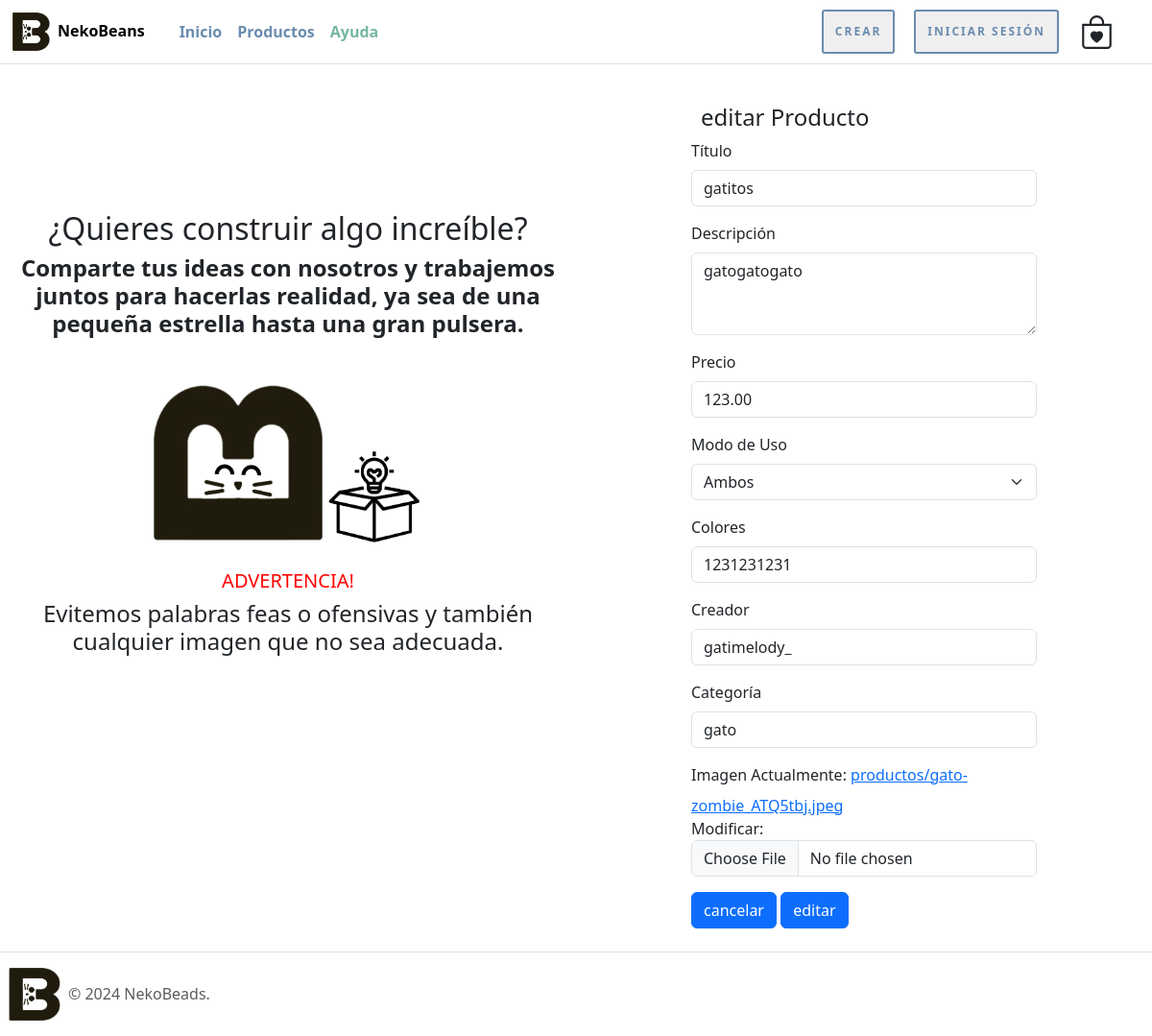
The page /modificar-producto/6/ on the database its author committed.
### nekoBeansWeb/models.py (models this page shows, shortened)
class Producto(models.Model):
    titulo = models.CharField(max_length=20)
    descripcion = models.CharField(max_length=100)
    precio = models.DecimalField(max_digits=10, decimal_places=2)
    tipo_modo_uso = models.IntegerField(choices=tipo_uso, default=1)
    colores = models.CharField(max_length=200)
    creador = models.CharField(max_length=20)
    categoria = models.CharField(max_length=20)
    imagen = models.ImageField(upload_to="productos", null=True)

### nekoBeansWeb/views.py (the view)
# urls.py: path('modificar-producto/<int:id>/', modificar_producto, name='modificar_producto'),
def modificar_producto(request, id):
    producto = get_object_or_404(Producto, id=id)
    if request.method == 'POST':
        formulario = ProductoForm(data=request.POST, instance=producto, files=request.FILES)
        if formulario.is_valid():
            formulario.save()
            return redirect('listar_productos')
    else:
        formulario = ProductoForm(instance=producto)
    data = {
        'form': formulario,
        'producto': producto
    }
    return render(request, 'nekoBeansWeb/producto/modificar.html', data)

### nekoBeansWeb/forms.py
class ProductoForm(forms.ModelForm):
    class Meta:
        model = Producto
        fields = '__all__'
        widgets = {
            'titulo': forms.TextInput(attrs={'class': 'form-control', 'placeholder': 'Título'}),
            'descripcion': forms.Textarea(attrs={'class': 'form-control', 'rows': 3, 'placeholder': 'Descripción'}),
            'precio': forms.NumberInput(attrs={'class': 'form-control', 'placeholder': 'Precio'}),
            'tipo_modo_uso': forms.Select(attrs={'class': 'form-select'}),
            'colores': forms.TextInput(attrs={'class': 'form-control', 'placeholder': 'Colores separados por comas'}),
            'creador': forms.TextInput(attrs={'class': 'form-control', 'placeholder': 'Creador'}),
            'categoria': forms.TextInput(attrs={'class': 'form-control', 'placeholder': 'Categoría'}),
            'imagen': forms.ClearableFileInput(attrs={'class': 'form-control'}),
        }

### nekoBeansWeb/templates/nekoBeansWeb/producto/modificar.html (shortened to what this page needs)
{% extends 'nekoBeansWeb/narvar_footer.html' %}
{% load static %}
{% block contenido %}
  <div class="container-fluid mt-4 ">
    <div class="row">
        <div class="col-md-6 col-sm-12 d-flex espacio-titulo-inicio-centro">
            <div class="espacio-titulos fw-bolder">
                <h2>¿Quieres construir algo increíble?</h2>
                <div>
                    <h4 class="fw-bold">Comparte tus ideas con nosotros y trabajemos juntos para hacerlas realidad, ya sea de una pequeña estrella hasta una gran pulsera.</h4>
                </div>
                <img class="tamanologos deslizandocondegradado" src="{% static 'nekoBeansWeb/photos/imagenes_NekoBeans/icon_logo/logo_crear.png'%}" alt="icon">
                <h5 style="color: red;">ADVERTENCIA!</h5>
                <h4>Evitemos palabras feas o ofensivas y también cualquier imagen que no sea adecuada.</h4>
            </div>
        </div>
        <div class="col-md-6 col-sm-12 d-flex justify-content-center align-items-center">
            <div class="container mt-4">
                <div class="row justify-content-center">
                    <div class="col-md-8">
                        <h4 class="espacio-titulos">editar Producto</h4>
                        <form method="post" enctype="multipart/form-data">
                            <div class="mb-3">
                                <label for="id_titulo" class="form-label">Título</label>
                                {{ form.titulo }}
                            </div>
                            <div class="mb-3">
                                <label for="id_descripcion" class="form-label">Descripción</label>
                                {{ form.descripcion }}
                            </div>
                            <div class="mb-3">
                                <label for="id_precio" class="form-label">Precio</label>
                                {{ form.precio }}
                            </div>
                            <div class="mb-3">
                                <label for="id_tipo_modo_uso" class="form-label">Modo de Uso</label>
                                {{ form.tipo_modo_uso }}
                            </div>
                            <div class="mb-3">
                                <label for="id_colores" class="form-label">Colores</label>
                                {{ form.colores }}
                            </div>
                            <div class="mb-3">
                                <label for="id_creador" class="form-label">Creador</label>
                                {{ form.creador }}
                            </div>
                            <div class="mb-3">
                                <label for="id_categoria" class="form-label">Categoría</label>
                                {{ form.categoria }}
                            </div>
                            <div class="mb-3">
                                <label for="id_imagen" class="form-label">Imagen</label>
                                {{ form.imagen }}
                            </div>
                            <button type="reset" class="btn btn-primary">cancelar</button>
                            <button type="editar" class="btn btn-primary">editar</button>
                        </form>
                    </div>
                </div>
            </div>
        </div>
    </div>
  </div>
  {% endblock %}

### nekoBeansWeb/static/nekoBeansWeb/css/stiloPag.css (style rules this page uses)
.espacio-titulo-inicio-centro { padding: 135px 10px 100px; text-align: center; }
.espacio-titulos { max-width: 940px; padding: 60px 10px 0px; }
.tamanologos { margin-top: 40px; max-width: 50%; }
.deslizandocondegradado { animation: moveWithDegrade 2s cubic-bezier(0.42, 0, 0.58, 1) 1; }

### rows shown on the page
Producto: titulo "gatitos", descripcion "gatogatogato", precio "123.00", tipo_modo_uso "Ambos", colores "1231231231", creador "gatimelody_", categoria "gato"
